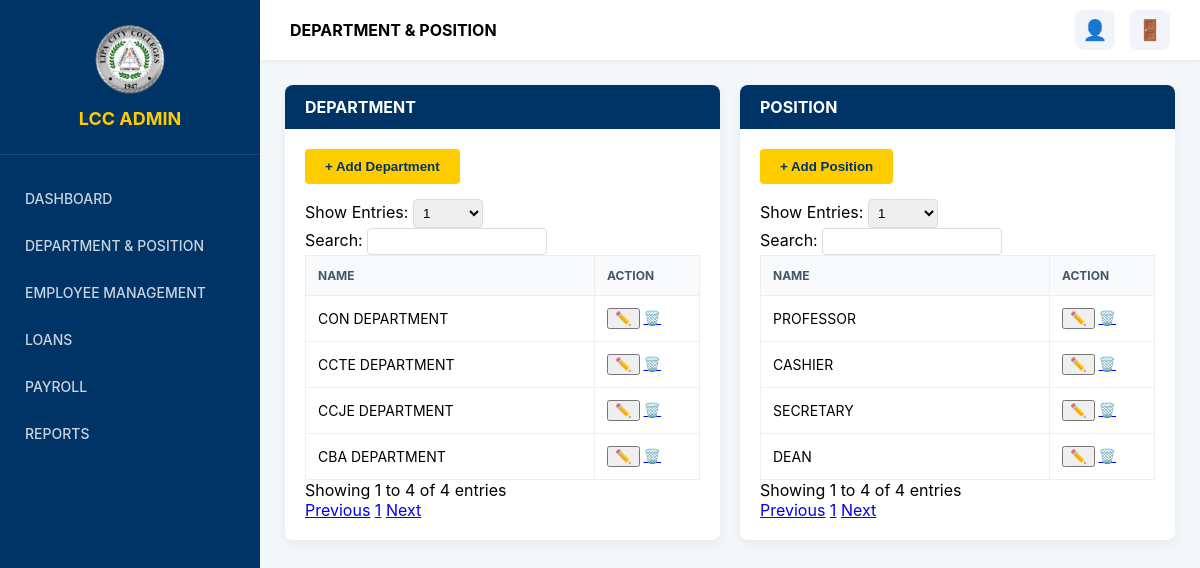
Page /dep_pos.php (signed in) on the committed database.
### tables this page shows
CREATE TABLE `departments` (
  `id` int(11) NOT NULL,
  `name` varchar(100) NOT NULL
);

CREATE TABLE `positions` (
  `id` int(11) NOT NULL,
  `name` varchar(100) NOT NULL
);

### dep_pos.php (the view, shortened to what this page needs)
<?php
include('db.php');
$d_total_query = mysqli_query($conn, "SELECT COUNT(*) as t FROM departments");
$d_total = mysqli_fetch_assoc($d_total_query)['t'];
$p_total_query = mysqli_query($conn, "SELECT COUNT(*) as t FROM positions");
$p_total = mysqli_fetch_assoc($p_total_query)['t'];
$d_limit = isset($_GET['d_limit']) ? $_GET['d_limit'] : 10;
$p_limit = isset($_GET['p_limit']) ? $_GET['p_limit'] : 10;
$deps = mysqli_query($conn, "SELECT * FROM departments LIMIT $d_limit");
$pos = mysqli_query($conn, "SELECT * FROM positions LIMIT $p_limit");
?>
<!DOCTYPE html>
<html>
<head>
    <link rel="stylesheet" href="style.css">
</head>
<body>
    <?php include('sidebar.php'); ?>
    <div class="main-content">
        <div class="top-bar">
            <strong>DEPARTMENT & POSITION</strong>
            <div class="nav-icons">
                <a href="#" class="nav-icon-link">👤</a>
                <a href="logout.php" class="nav-icon-link" style="color:red;">🚪</a>
            </div>
        </div>
        <div class="container">
            <div style="display: flex; gap: 20px;">
                <div class="content-card" style="flex: 1;">
                    <div class="card-header">DEPARTMENT</div>
                    <div class="card-body">
                        <button class="btn-yellow" onclick="openM('addD')">+ Add Department</button>
                        <div class="table-controls" style="margin-top:15px; flex-direction: column; gap: 20px; align-items: flex-start;">
                            <div>Show Entries:
                                <select onchange="location.href='dep_pos.php?d_limit='+this.value+'&p_limit=<?php echo $p_limit; ?>'" style="width: 70px; padding: 5px;">
                                    <?php for($i=1; $i<=$d_total; $i++) echo "<option ".($i==$d_limit?'selected':'').">$i</option>"; ?>
                                </select>
                            </div>
                            <div>Search: <input type="text" onkeyup="search(this, 'dT')" style="width: 180px; padding: 5px;"></div>
                        </div>
                        <table id="dT">
                            <thead><tr><th>NAME</th><th style="width:80px;">ACTION</th></tr></thead>
                            <tbody>
                                <?php while($r = mysqli_fetch_assoc($deps)) { ?>
                                    <tr>
                                        <td><?php echo $r['name']; ?></td>
                                        <td>
                                            <button onclick="editD(<?php echo $r['id']; ?>,'<?php echo $r['name']; ?>')">✏️</button>
                                            <a href="manage_dep_pos.php?del_dept=<?php echo $r['id']; ?>" onclick="return confirm('Delete?')">🗑️</a>
                                        </td>
                                    </tr>
                                <?php } ?>
                            </tbody>
                        </table>
                        <div class="table-footer">
                            <div>Showing 1 to <?php echo mysqli_num_rows($deps); ?> of <?php echo $d_total; ?> entries</div>
                            <div class="pagination">
                                <a href="#" class="page-link">Previous</a>
                                <a href="#" class="page-link active">1</a>
                                <a href="#" class="page-link">Next</a>
                            </div>
                        </div>
                    </div>
                </div>
                <div class="content-card" style="flex: 1;">
                    <div class="card-header">POSITION</div>
                    <div class="card-body">
                        <button class="btn-yellow" onclick="openM('addP')">+ Add Position</button>
                        <div class="table-controls" style="margin-top:15px; flex-direction: column; gap: 20px; align-items: flex-start;">
                            <div>Show Entries:
                                <select onchange="location.href='dep_pos.php?p_limit='+this.value+'&d_limit=<?php echo $d_limit; ?>'" style="width: 70px; padding: 5px;">
                                    <?php for($i=1; $i<=$p_total; $i++) echo "<option ".($i==$p_limit?'selected':'').">$i</option>"; ?>
                                </select>
                            </div>
                            <div>Search: <input type="text" onkeyup="search(this, 'pT')" style="width: 180px; padding: 5px;"></div>
                        </div>
                        <table id="pT">
                            <thead><tr><th>NAME</th><th style="width:80px;">ACTION</th></tr></thead>
                            <tbody>
                                <?php while($r = mysqli_fetch_assoc($pos)) { ?>
                                    <tr>
                                        <td><?php echo $r['name']; ?></td>
                                        <td>
                                            <button onclick="editP(<?php echo $r['id']; ?>,'<?php echo $r['name']; ?>')">✏️</button>
                                            <a href="manage_dep_pos.php?del_pos=<?php echo $r['id']; ?>" onclick="return confirm('Delete?')">🗑️</a>
                                        </td>
                                    </tr>
                                <?php } ?>
                            </tbody>
                        </table>
                        <div class="table-footer">
                            <div>Showing 1 to <?php echo mysqli_num_rows($pos); ?> of <?php echo $p_total; ?> entries</div>
                            <div class="pagination">
                                <a href="#" class="page-link">Previous</a>
                                <a href="#" class="page-link active">1</a>
                                <a href="#" class="page-link">Next</a>
                            </div>
                        </div>
                    </div>
                </div>
            </div>
        </div>
    </div>
</body>
</html>

### sidebar.php
<div class="sidebar">
    <div class="sidebar-header">
        <img src="lcc.png" class="sidebar-logo">
        <h2 style="color: #FFCC00; margin: 0; font-size: 18px;">LCC ADMIN</h2>
    </div>
    <ul class="sidebar-menu">
        <li><a href="dashboard.php">DASHBOARD</a></li>
        <li><a href="dep_pos.php">DEPARTMENT & POSITION</a></li>
        <li><a href="employees.php">EMPLOYEE MANAGEMENT</a></li>
        <li><a href="#">LOANS</a></li>
        <li><a href="#">PAYROLL</a></li>
        <li><a href="#">REPORTS</a></li>
    </ul>
</div>

### style.css (style rules this page uses)
body { font-family: 'Inter', 'Segoe UI', sans-serif; background-color: #F4F7F9; margin: 0; display: flex; }
.sidebar { width: 260px; background-color: #003366; height: 100vh; color: white; position: fixed; z-index: 100; }
.sidebar-header { padding: 25px 20px; text-align: center; border-bottom: 1px solid rgba(255,255,255,0.1); }
.sidebar-logo { width: 70px; margin-bottom: 10px; }
.sidebar-menu { list-style: none; padding: 20px 0; margin: 0; }
.sidebar-menu li a { padding: 15px 25px; display: block; color: #cbd5e0; text-decoration: none; font-size: 14px; font-weight: 500; }
.main-content { margin-left: 260px; width: calc(100% - 260px); min-height: 100vh; }
.top-bar { background: white; padding: 0 30px; height: 60px; display: flex; justify-content: space-between; align-items: center; box-shadow: 0 2px 4px rgba(0,0,0,0.05); }
.nav-icons { display: flex; align-items: center; gap: 15px; }
.nav-icon-link { text-decoration: none; font-size: 20px; color: #003366; background: #f1f5f9; width: 40px; height: 40px; display: flex; align-items: center; justify-content: center; border-radius: 8px; }
.container { padding: 25px; }
.content-card { background: white; border-radius: 8px; box-shadow: 0 4px 12px rgba(0,0,0,0.05); margin-bottom: 25px; overflow: hidden; }
.card-header { background: #003366; color: white; padding: 12px 20px; font-weight: bold; }
.card-body { padding: 20px; }
input, select { width: 100%; padding: 8px; border: 1px solid #ddd; border-radius: 4px; box-sizing: border-box; }
.btn-yellow { background: #FFCC00; color: #003366; border: none; padding: 10px 20px; font-weight: bold; cursor: pointer; border-radius: 4px; }
table { width: 100%; border-collapse: collapse; }
table th, table td { padding: 12px; border: 1px solid #eee; text-align: left; font-size: 14px; }
table th { background: #f8fafc; color: #475569; font-size: 12px; }

### rows in the picture
departments: name "CON DEPARTMENT"
departments: name "CCTE DEPARTMENT"
departments: name "CCJE DEPARTMENT"
departments: name "CBA DEPARTMENT"
positions: name "PROFESSOR"
positions: name "CASHIER"
positions: name "SECRETARY"
positions: name "DEAN"

### other values in the picture
mysqli_num_rows($deps) "4"
$d_total "4"
mysqli_num_rows($pos) "4"
$p_total "4"
form field value "1"
